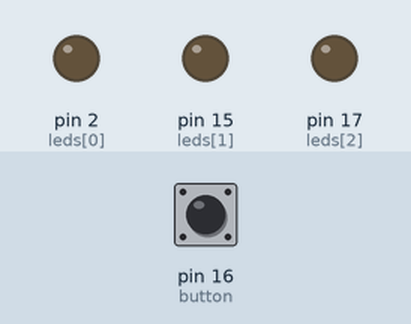
A program run on a simulated MicroPython board. On the bench: output pins drawn as LEDs (lit = HIGH). The inputs (shaded band) are chosen by the test bench; at power-on: pin 16 (button) LOW.

Above: at 1.2 s.
1.3 s: pin 16 (button) pulled HIGH for 0.15 s
At 2.2 s:
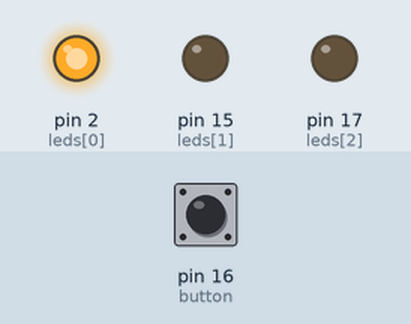
2.9 s: pin 16 (button) pulled HIGH for 1 s
At 3.3 s:
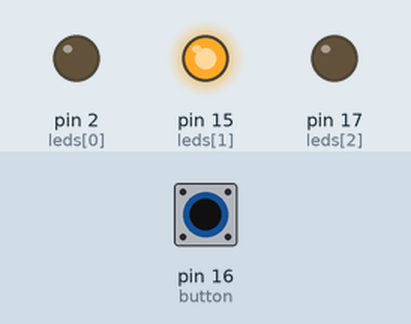
5.4 s: pin 16 (button) pulled HIGH for 0.15 s
At 6.6 s:
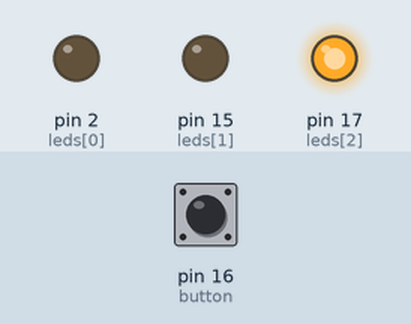
7.0 s: pin 16 (button) pulled HIGH for 3.2 s
At 7.7 s:
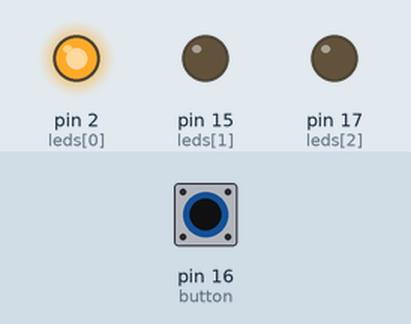
Timing chart, 0 to 10.0 s (numbered marks = the images above; inputs shaded):
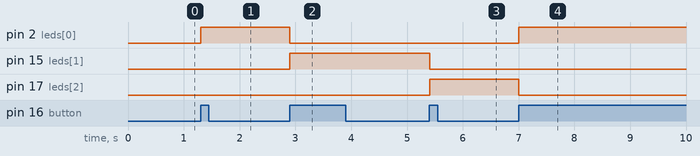

Measured:
- after the input at 1.3 s, pin 2 (leds[0]): LOW → HIGH at once
- after the input at 2.9 s, pin 2 (leds[0]): HIGH → LOW at once; pin 15 (leds[1]): LOW → HIGH at once
- after the input at 5.4 s, pin 15 (leds[1]): HIGH → LOW at once; pin 17 (leds[2]): LOW → HIGH at once
- after the input at 7.0 s, pin 2 (leds[0]): LOW → HIGH at once; pin 17 (leds[2]): HIGH → LOW at once

The program:

use_function_to_change_powered_on_led.py
```python
# use_function_to_change_powered_on_led_when_pressing_button

import machine
import time

LED_PIN_LIST = [2, 15, 17]
BUTTON_PIN = 16

leds = [machine.Pin(pin, machine.Pin.OUT) for pin in LED_PIN_LIST]
button = machine.Pin(BUTTON_PIN, machine.Pin.IN, machine.Pin.PULL_DOWN)

def power_on_selected_led_only(index):
    for i in range(len(leds)):
        if i == index:
            leds[i].value(1)
        else:
            leds[i].value(0)

for led in leds:
    led.value(0)

previous_button_state = button.value()
led_index = 0

while True:
    time.sleep(0.01)
    button_state = button.value()
    if button_state != previous_button_state:
        previous_button_state = button_state
        if button_state == 1:
            power_on_selected_led_only(led_index)
            led_index += 1
            if led_index >= len(leds):
                led_index = 0
```
